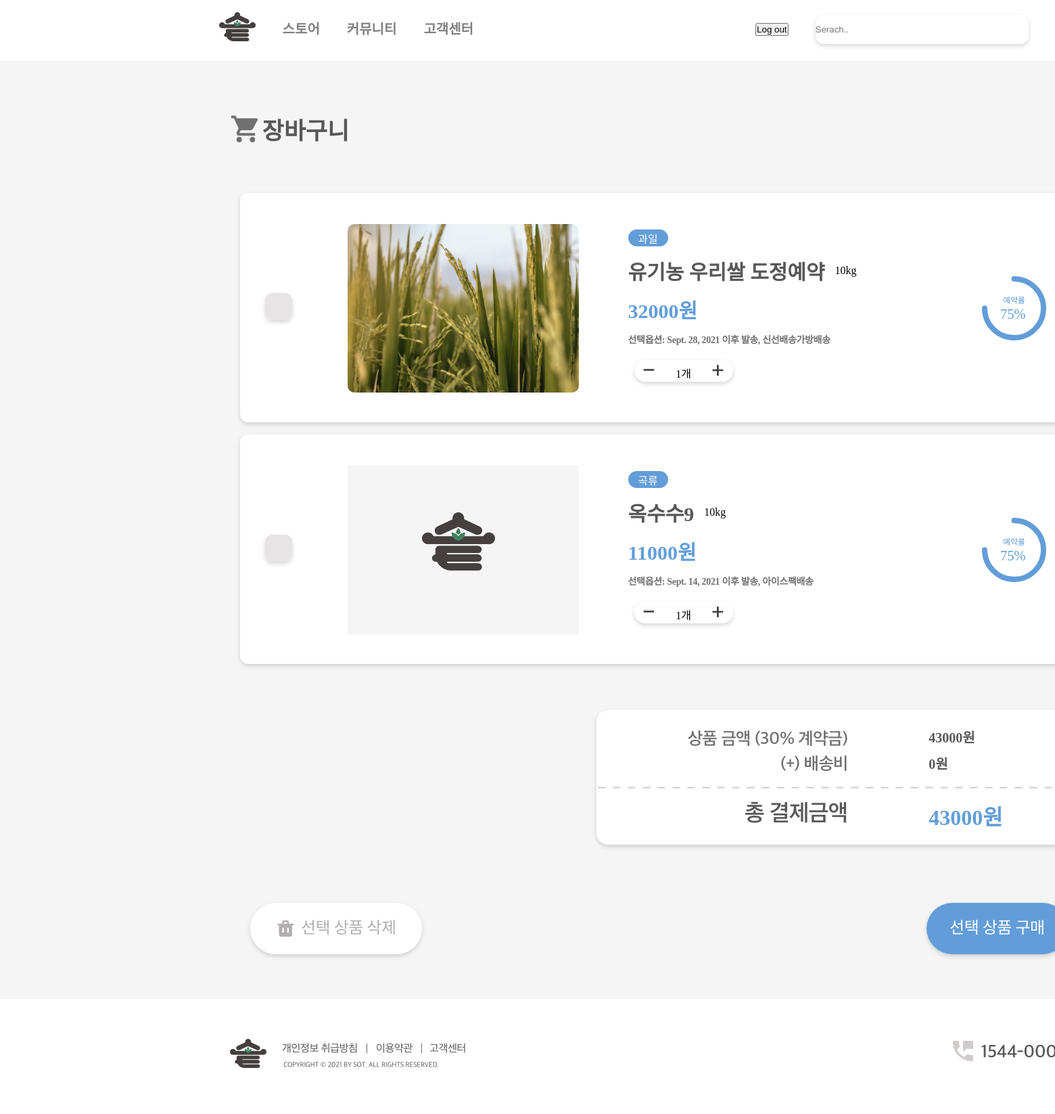
The page /cart/ (signed in) on the database its author committed.
### userApp/models.py (models this page shows, shortened)
class CartItem(models.Model):
    user = models.ForeignKey(User, on_delete=models.CASCADE)
    product = models.ForeignKey(Product, on_delete=models.CASCADE)
    od_amount = models.IntegerField(validators=[MinValueValidator(1), MaxValueValidator(100)])
    od_date = models.DateField()
    od_deliopt = models.CharField(max_length=30)
    od_requests=models.TextField(null=True)
    def sub_total(self):
        return int(self.product.price * self.od_amount)

### ownerApp/models.py (models this page shows, shortened)
class Product(models.Model):
    store = models.ForeignKey(Store, on_delete=models.CASCADE)
    name =  models.CharField(max_length=30)
    price = models.IntegerField()
    intro = models.TextField()
    Thumbnail = models.ImageField(upload_to='thumimg', null=True)
    introImage = models.ImageField(upload_to='productimg', null=True)
    salesRate = models.IntegerField(default=0, null=True)
    category = models.CharField(max_length=30, null=True)
    expect = models.CharField(max_length=50, null=True)
    amount = models.CharField(max_length=30, null=True)
    expectD1 = models.DateField(null=True)
    expectD2 = models.DateField(null=True)
    deliveryD1 = models.DateField(null=True)
    deliveryD2 = models.DateField(null=True)
    deliveryOption =  models.CharField(max_length=30, null=True)
    region = models.CharField(max_length=50, null=True)
    age1_M_B = models.IntegerField(null=True, default=0)
    age1_M_W = models.IntegerField(null=True, default=0)
    age1_M_G = models.IntegerField(null=True, default=0)
    age1_W_B = models.IntegerField(null=True, default=0)
    age1_W_W = models.IntegerField(null=True, default=0)
    age1_W_G = models.IntegerField(null=True, default=0)
    age2_M_B = models.IntegerField(null=True, default=0)
    age2_M_W = models.IntegerField(null=True, default=0)
    age2_M_G = models.IntegerField(null=True, default=0)
    age2_W_B = models.IntegerField(null=True, default=0)
    age2_W_W = models.IntegerField(null=True, default=0)
    age2_W_G = models.IntegerField(null=True, default=0)
    age3_M_B = models.IntegerField(null=True, default=0)
    age3_M_W = models.IntegerField(null=True, default=0)
    age3_M_G = models.IntegerField(null=True, default=0)
    age3_W_B = models.IntegerField(null=True, default=0)
    age3_W_W = models.IntegerField(null=True, default=0)
    age3_W_G = models.IntegerField(null=True, default=0)
    age4_M_B = models.IntegerField(null=True, default=0)
    age4_M_W = models.IntegerField(null=True, default=0)
    age4_M_G = models.IntegerField(null=True, default=0)
    age4_W_B = models.IntegerField(null=True, default=0)
    age4_W_W = models.IntegerField(null=True, default=0)
    age4_W_G = models.IntegerField(null=True, default=0)

### userApp/views.py (the view)
# urls.py: path('cart/', views.cart, name='cart'),
def cart(request):
    context={}
    total = 0
    shippingFee = 0
    cart_items = CartItem.objects.filter(user__id = request.user.pk)
    if cart_items.count() == 0:
        context['error'] = '담긴 상품이 없습니다.'
    else:
        for item in cart_items:
            total += item.sub_total()
    pay = total + shippingFee
    context['total'] = total
    context['shippingFee'] = shippingFee
    context['pay'] = pay
    context['cart_items'] = cart_items
    return render(request, 'userApp/Cart.html', context)

### userApp/templates/userApp/cart.html (shortened to what this page needs)
{% extends 'base2.html' %}
{% load static %}
{% block style %}
<link rel="stylesheet" href="{% static 'userApp/cart.css' %}" type="text/css">
{% endblock %}
{% block content %}
<div class="backcolor">
    <div class="icon">
        <img src="{% static 'img/cart icon1.svg' %}">
        <h1>장바구니</h1>
    </div>
    <div class="zz_container">
        {% if error %}
            <div>장바구니에 담긴 상품이 없습니다.</div>
        {% else %}
            {% for item in cart_items %}
            <div class="backcolors">
                <div class="bar">
                    <img src="{% static 'img/ss.svg' %}">
                </div>
                <div class="rice">
                    {% if item.product.Thumbnail %}
                    <a href="#"><img src="../../..{{item.product.Thumbnail.url}}"></a>
                    {% else %}
                    <a href="#"><img src="{% static 'img/ThumbnailSOT.png' %}"></a>
                    {% endif %}
                </div>
                <div class="infocontainer">
                    <div class="category">
                        {{item.product.category}}
                    </div>
                    <div class="newname">
                        <div class="title_new">
                            <h1>{{item.product.name}}</h1>
                        </div>
                        <div id = "newamount">{{item.product.amount}}</div>
                    </div>
                    <div class="price">
                        <h1>{{item.sub_total}}원</h1>
                    </div>
                    <div class="as">
                        <h1>선택옵션: {{item.od_date}} 이후 발송, {{item.od_deliopt}}배송</h1>
                    </div>
                    <div class="count">
                        {{item.od_amount}}개
                    </div>
                </div>
                <div class="reserve">
                    <img src="{% static 'img/75.svg' %}">
                </div>
            </div>
            {% endfor %}
        {% endif %}
        <div class="accountContainer">
            <div class="carttt">
                <img src="{% static 'img/pay.png' %}">
                <div class="v">
                    <h1>{{total}}원</h1>
                </div>
                <div class="b">
                    <h1>{{shippingFee}}원</h1>
                </div>
                <div class="n">
                    <h1>{{pay}}원</h1>
                </div>
                </div>
                <div class="btn_containerPay">
                    <a href="#"><img src="{% static 'img/white.svg' %}"></a>
                    <a href="{% url 'userApp:pay' %}"><img src="{% static 'img/blue.svg' %}"></a>
                </div>
            </div>
    </div>
{% endblock %}

### templates/base2.html (shortened to what this page needs)
{% load static %}
<!DOCTYPE html>
<html lang="en">
<head>
    <link rel="stylesheet" href="{% static 'base2.css' %}" type="text/css">
    {% block style %}
    {% endblock %}
</head>
<body>
    <div class="wrap">
        <div class="intro">
            <div class="header">
                <ul class="nav">
                    <li><a href="{% url 'userApp:main' %}"><img src="{% static 'img/SOT_logo.png' %}"></a></li>
                    <li><a href="{% url 'userApp:store' %}">스토어</a></li>
                    <li><a href="#">커뮤니티</a></li>
                    <li><a href="#">고객센터</a></li>
                </ul>
                <ul class="searcharea">
                    {% if user.is_authenticated %}
                    <li>
                        <form action="{% url 'accountApp:logout' %}" method="POST">
                            <button id = logout type = submit>Log out</a>
                        </form>
                    </li>
                    {% endif %}
                    <li><input type="search" placeholder="Serach.."></li>
                </ul>
            </div>
            <div class ="title">
            </div>
        </div>
    </div>
    <div class="main_text0">
        {% block content %}
        {% endblock %}
    </div>
   <div class="zz"><img src="{% static 'img/zz.png' %}"></div>
</body>

### static/base2.css (style rules this page uses)
* { list-style:none; text-decoration:none; border-collapse:collapse; margin:0px; padding:0px; }
.intro { background-image:url("../static/img/cc.png"); background-size:cover; width:1920px; height:640px; }
.header { background-color:white; width:1920px; margin:auto; display:flex; height:60px; padding-top:18px; }
.nav { display:flex; }
.searcharea { display:flex; }
.nav>li { margin-left:40px; }
.searcharea>li { margin-left:40px; }
.searcharea { width: 700px; background-color:white; justify-content:flex-end; line-height:50px; margin-left:300px; }
.nav { background-color:white; width:500px; justify-content:flex-end; margin-left:200px; line-height:50px; }
.nav>li>a { color:gray; font-size:20px; font-weight:bolder; }
.searcharea li input { background: var(--unnamed-color-ffffff) 0% 0% no-repeat padding-box; background: #FFFFFF 0% 0% no-repeat padding-box; box-shadow: 0px 3px 6px #00000029; border-radius: 12px; opacity: 1; width: 315px; height: 43px; border:none; }
.title { display: flex; flex-direction: column; align-items: center; justify-items: center; padding-top: 200px; color: #FFFFFF; }
.main_text0 { top: 747px; width: 1915px; background-color: #F5F5F5; opacity: 1; }
.zz { width: 1920px; height: 166px; }

### userApp/static/userApp/cart.css (style rules this page uses)
.backcolor { background-color:#F5F5F5; width: 1950px; margin-top:-550px; }
.icon { display:flex; margin-left:340px; padding-top:75px; }
.icon h1 { font-size:35px; color:#585858; }
.zz_container { display: flex; flex-direction: column; justify-content: center; align-items: center; }
.backcolors { background-image: url("../../../static/img/big white.svg"); background-repeat: no-repeat; width: 1258px; height: 357px; display: flex; justify-content: space-around; align-items: center; }
.infocontainer { display: flex; flex-direction: column; justify-content: space-around; width: 450px; height: 250px; }
.category { background-image: url("../../../static/img/optbutton.png"); width:59px ; height:25px ; color: white; display: flex; align-items: center; justify-content: center; }
.newname { display: flex; align-items: center; }
.title_new { color:#585858; font-size:15px; margin-right: 15px; }
.price { color:#629dd9 ; font-size:15px; }
.reserve { margin-right: 20px; }
.as { font: var(--unnamed-font-style-normal) normal var(--unnamed-font-weight-normal) var(--unnamed-font-size-16)/var(--unnamed-line-spacing-19) var(--unnamed-font-family-sandoll-gothicneo1); font: normal normal normal 16px/19px Sandoll GothicNeo1; letter-spacing: -0.32px; color: #707070; opacity: 1; font-size:7px; }
.count { background-image: url("../../../static/img/countbutton.png"); width:164px ; height:50px ; display: flex; align-items: center; justify-content: center; }
.accountContainer { display: flex; flex-direction: column; justify-content: center; align-items: flex-end; width: 63%; margin-top: 50px; }
.btn_containerPay { display: flex; width: 100%; justify-content: space-between; margin-top: 100px; margin-bottom: 50px; }
.v { color:#585858; margin-left:500px; margin-top:-190px; font-size:10px; }
.b { color:#585858; margin-left:500px; font-size:10px; }
.n { color:#629dd9 ; margin-left:500px; }
.b h1 { margin-top:10px; }
.n h1 { margin-top:40px; }
.intro { background-image:url("../static/img/cc.png"); background-size:cover; width:1920px; height:640px; }

### rows shown on the page
CartItem: product.Thumbnail (picture), product.category "과일", product.name "유기농 우리쌀 도정예약", product.amount "10kg", sub_total "32000", od_date "Sept. 28, 2021", od_deliopt "신선배송가방", od_amount "1"
CartItem: product.category "곡류", product.name "옥수수9", product.amount "10kg", sub_total "11000", od_date "Sept. 14, 2021", od_deliopt "아이스팩", od_amount "1"

### other values the page prints
{{ total }} "43000"
{{ shippingFee }} "0"
{{ pay }} "43000"
